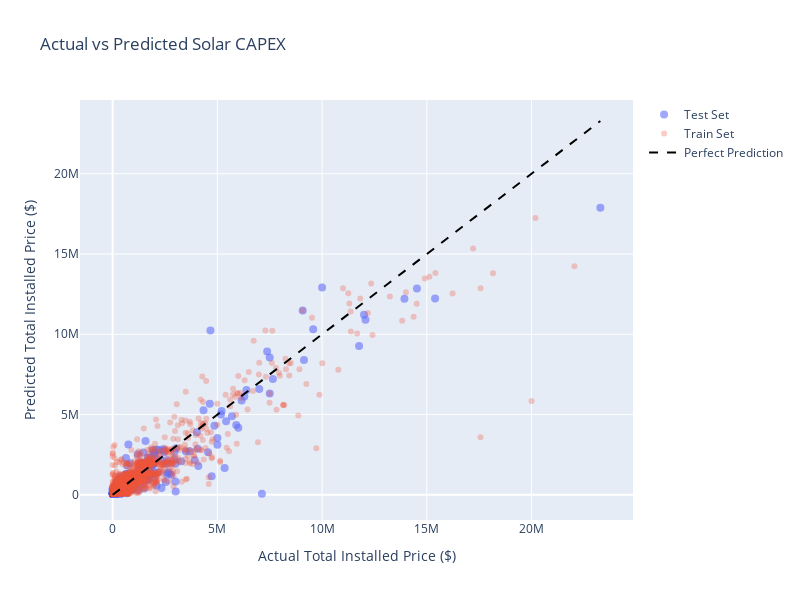

The cell this chart's notebook holds for it:
### Markdown cell above
### Visualization 1: Actual vs Predicted Values

This scatter plot compares our model's predictions against the true costs. Points along the diagonal line represent perfect predictions, while distance from the line shows prediction error.

### Code cell
from plotly import express as px

# Create figure with both train and test predictions
fig = go.Figure()

# Add test set predictions (primary focus)
fig.add_trace(go.Scatter(
    x=y_test,
    y=y_pred_test,
    mode='markers',
    name='Test Set',
    marker=dict(color='#636EFA', size=8, opacity=0.6),
    text=[f'Actual: ${y:,.0f}<br>Predicted: ${p:,.0f}<br>Error: ${abs(y-p):,.0f}' 
          for y, p in zip(y_test, y_pred_test)],
    hovertemplate='%{text}<extra></extra>'
))

# Add train set predictions (for reference)
fig.add_trace(go.Scatter(
    x=y_train,
    y=y_pred_train,
    mode='markers',
    name='Train Set',
    marker=dict(color='#EF553B', size=6, opacity=0.3),
    text=[f'Actual: ${y:,.0f}<br>Predicted: ${p:,.0f}' 
          for y, p in zip(y_train, y_pred_train)],
    hovertemplate='%{text}<extra></extra>'
))

# Add perfect prediction line
min_val = min(y_train.min(), y_test.min())
max_val = max(y_train.max(), y_test.max())
fig.add_trace(go.Scatter(
    x=[min_val, max_val],
    y=[min_val, max_val],
    mode='lines',
    name='Perfect Prediction',
    line=dict(color='black', dash='dash', width=2)
))

fig.update_layout(
    title='Actual vs Predicted Solar CAPEX',
    xaxis_title='Actual Total Installed Price ($)',
    yaxis_title='Predicted Total Installed Price ($)',
    width=800,
    height=600,
    hovermode='closest'
)

fig.show()

### Figure 1 — Plotly figure (JSON) as saved in the notebook; plotly's stock layout.template omitted (floating-point values rounded to 4 significant figures; data arrays with more than 128 entries replaced by an {"elided": "..."} marker saying what was removed)
{"data": [{"hovertemplate": "%{text}<extra></extra>", "marker": {"color": "#636EFA", "opacity": 0.6, "size": 8}, "mode": "markers", "name": "Test Set", "text": {"elided": "1660 str values"}, "type": "scatter", "x": {"elided": "1660 float values"}, "y": {"elided": "1660 float values"}}, {"hovertemplate": "%{text}<extra></extra>", "marker": {"color": "#EF553B", "opacity": 0.3, "size": 6}, "mode": "markers", "name": "Train Set", "text": {"elided": "6636 str values"}, "type": "scatter", "x": {"elided": "6636 float values"}, "y": {"elided": "6636 float values"}}, {"line": {"color": "black", "dash": "dash", "width": 2}, "mode": "lines", "name": "Perfect Prediction", "type": "scatter", "x": [26, 23280000.0], "y": [26, 23280000.0]}], "layout": {"height": 600, "hovermode": "closest", "title": {"text": "Actual vs Predicted Solar CAPEX"}, "width": 800, "xaxis": {"title": {"text": "Actual Total Installed Price ($)"}}, "yaxis": {"title": {"text": "Predicted Total Installed Price ($)"}}}}
